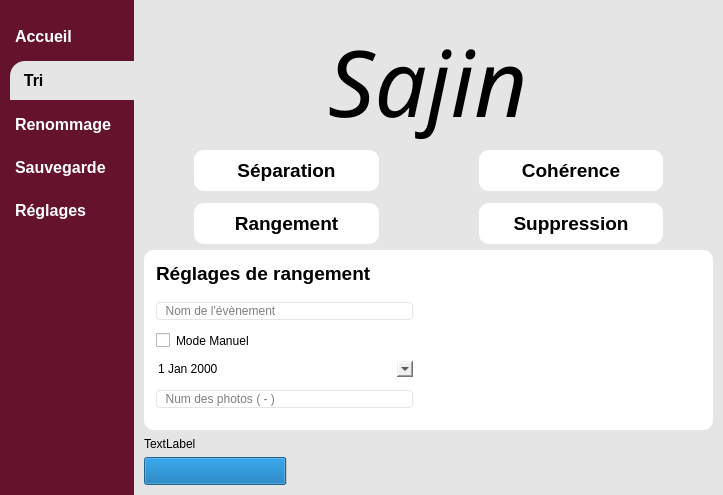
<?xml version="1.0" encoding="UTF-8"?>
<ui version="4.0">
 <class>SortingPage</class>
 <widget class="QMainWindow" name="SortingPage">
  <property name="geometry">
   <rect>
    <x>0</x>
    <y>0</y>
    <width>723</width>
    <height>495</height>
   </rect>
  </property>
  <property name="sizePolicy">
   <sizepolicy hsizetype="Preferred" vsizetype="Preferred">
    <horstretch>0</horstretch>
    <verstretch>0</verstretch>
   </sizepolicy>
  </property>
  <property name="windowTitle">
   <string>MainWindow</string>
  </property>
  <widget class="QWidget" name="widgetCentral">
   <property name="styleSheet">
    <string notr="true">*{
	color:#000;
	border:none;
}
QPushButton{
	padding: 9px 5px;
	text-align: left;
}
#menuGauche{
	background-color: #65132d;
}
#triBtn{
	background-color:#e5e5e5;
	padding: 10px 5px;
	text-align: left;
	border-top-left-radius: 15px;
}
#reglagesBtn, #renommageBtn, #sauvegardeBtn, #accueilBtn{
	color: #ffffff;
}
#partiePrincipale{
	background-color: #e5e5e5;
}
#separationBtn, #coherenceBtn, #rangementBtn, #suppressionBtn{
	background-color: white;
	color: black;
	border-radius: 10px;
	text-align: center;
}
#separationBtn:pressed, #coherenceBtn:pressed, #rangementBtn:pressed, #suppressionBtn:pressed{
	background-color: #5a0022;
	color: white;
	text-align: center;
}
#widgetReglages{
	background-color:#ffffff;
	border-radius:10px;
}
#saveBtn{
	border: 2px solid #e5e5e5;
	border-radius: 10px;
}
#saveBtn:pressed{
	background-color: #e5e5e5;
}
#progressBar{
	background-color: #e5e5e5;
}
#lineNomEvent, #lineNumPhotos{
	border: 1px solid #e5e5e5;
	border-radius: 4px;
}</string>
   </property>
   <layout class="QHBoxLayout" name="horizontalLayout">
    <property name="spacing">
     <number>0</number>
    </property>
    <property name="leftMargin">
     <number>0</number>
    </property>
    <property name="topMargin">
     <number>0</number>
    </property>
    <property name="rightMargin">
     <number>0</number>
    </property>
    <property name="bottomMargin">
     <number>0</number>
    </property>
    <item>
     <widget class="QWidget" name="menuGauche" native="true">
      <property name="sizePolicy">
       <sizepolicy hsizetype="Fixed" vsizetype="Preferred">
        <horstretch>0</horstretch>
        <verstretch>0</verstretch>
       </sizepolicy>
      </property>
      <property name="styleSheet">
       <string notr="true"/>
      </property>
      <layout class="QHBoxLayout" name="horizontalLayout_4">
       <property name="leftMargin">
        <number>10</number>
       </property>
       <property name="topMargin">
        <number>18</number>
       </property>
       <property name="rightMargin">
        <number>0</number>
       </property>
       <property name="bottomMargin">
        <number>0</number>
       </property>
       <item alignment="Qt::AlignTop">
        <widget class="QFrame" name="frameMenu">
         <property name="sizePolicy">
          <sizepolicy hsizetype="Preferred" vsizetype="Preferred">
           <horstretch>0</horstretch>
           <verstretch>0</verstretch>
          </sizepolicy>
         </property>
         <property name="frameShape">
          <enum>QFrame::StyledPanel</enum>
         </property>
         <property name="frameShadow">
          <enum>QFrame::Raised</enum>
         </property>
         <layout class="QVBoxLayout" name="verticalLayout_11">
          <property name="spacing">
           <number>-1</number>
          </property>
          <property name="leftMargin">
           <number>0</number>
          </property>
          <property name="topMargin">
           <number>0</number>
          </property>
          <property name="rightMargin">
           <number>0</number>
          </property>
          <property name="bottomMargin">
           <number>0</number>
          </property>
          <item>
           <widget class="QPushButton" name="accueilBtn">
            <property name="font">
             <font>
              <pointsize>12</pointsize>
              <weight>75</weight>
              <bold>true</bold>
             </font>
            </property>
            <property name="text">
             <string>Accueil</string>
            </property>
            <property name="iconSize">
             <size>
              <width>20</width>
              <height>20</height>
             </size>
            </property>
           </widget>
          </item>
          <item>
           <widget class="QPushButton" name="triBtn">
            <property name="font">
             <font>
              <pointsize>12</pointsize>
              <weight>75</weight>
              <bold>true</bold>
             </font>
            </property>
            <property name="text">
             <string>  Tri</string>
            </property>
           </widget>
          </item>
          <item>
           <widget class="QPushButton" name="renommageBtn">
            <property name="font">
             <font>
              <pointsize>12</pointsize>
              <weight>75</weight>
              <bold>true</bold>
             </font>
            </property>
            <property name="text">
             <string>Renommage    </string>
            </property>
           </widget>
          </item>
          <item>
           <widget class="QPushButton" name="sauvegardeBtn">
            <property name="font">
             <font>
              <pointsize>12</pointsize>
              <weight>75</weight>
              <bold>true</bold>
             </font>
            </property>
            <property name="text">
             <string>Sauvegarde</string>
            </property>
           </widget>
          </item>
          <item>
           <widget class="QPushButton" name="reglagesBtn">
            <property name="sizePolicy">
             <sizepolicy hsizetype="Minimum" vsizetype="Preferred">
              <horstretch>0</horstretch>
              <verstretch>0</verstretch>
             </sizepolicy>
            </property>
            <property name="font">
             <font>
              <pointsize>12</pointsize>
              <weight>75</weight>
              <bold>true</bold>
             </font>
            </property>
            <property name="text">
             <string>Réglages</string>
            </property>
           </widget>
          </item>
         </layout>
        </widget>
       </item>
      </layout>
     </widget>
    </item>
    <item>
     <widget class="QWidget" name="partiePrincipale" native="true">
      <layout class="QVBoxLayout" name="verticalLayout">
       <property name="leftMargin">
        <number>10</number>
       </property>
       <property name="topMargin">
        <number>0</number>
       </property>
       <property name="rightMargin">
        <number>10</number>
       </property>
       <property name="bottomMargin">
        <number>10</number>
       </property>
       <item>
        <widget class="QWidget" name="widgetEnTete" native="true">
         <layout class="QHBoxLayout" name="horizontalLayout_2">
          <property name="leftMargin">
           <number>0</number>
          </property>
          <property name="topMargin">
           <number>18</number>
          </property>
          <property name="rightMargin">
           <number>0</number>
          </property>
          <property name="bottomMargin">
           <number>0</number>
          </property>
          <item alignment="Qt::AlignHCenter">
           <widget class="QLabel" name="labelEnTete">
            <property name="sizePolicy">
             <sizepolicy hsizetype="Preferred" vsizetype="Preferred">
              <horstretch>0</horstretch>
              <verstretch>0</verstretch>
             </sizepolicy>
            </property>
            <property name="font">
             <font>
              <family>Savoye LET</family>
              <pointsize>69</pointsize>
              <weight>50</weight>
              <italic>true</italic>
              <bold>false</bold>
             </font>
            </property>
            <property name="text">
             <string>Sajin</string>
            </property>
            <property name="textFormat">
             <enum>Qt::AutoText</enum>
            </property>
            <property name="scaledContents">
             <bool>false</bool>
            </property>
           </widget>
          </item>
         </layout>
        </widget>
       </item>
       <item>
        <widget class="QFrame" name="btnFrame">
         <property name="frameShape">
          <enum>QFrame::StyledPanel</enum>
         </property>
         <property name="frameShadow">
          <enum>QFrame::Raised</enum>
         </property>
         <layout class="QGridLayout" name="gridLayout">
          <property name="leftMargin">
           <number>50</number>
          </property>
          <property name="topMargin">
           <number>0</number>
          </property>
          <property name="rightMargin">
           <number>50</number>
          </property>
          <property name="bottomMargin">
           <number>0</number>
          </property>
          <property name="horizontalSpacing">
           <number>100</number>
          </property>
          <property name="verticalSpacing">
           <number>12</number>
          </property>
          <item row="0" column="0">
           <widget class="QPushButton" name="separationBtn">
            <property name="sizePolicy">
             <sizepolicy hsizetype="Preferred" vsizetype="Preferred">
              <horstretch>0</horstretch>
              <verstretch>0</verstretch>
             </sizepolicy>
            </property>
            <property name="font">
             <font>
              <pointsize>14</pointsize>
              <weight>75</weight>
              <bold>true</bold>
             </font>
            </property>
            <property name="text">
             <string>Séparation</string>
            </property>
           </widget>
          </item>
          <item row="0" column="1">
           <widget class="QPushButton" name="coherenceBtn">
            <property name="sizePolicy">
             <sizepolicy hsizetype="Preferred" vsizetype="Preferred">
              <horstretch>0</horstretch>
              <verstretch>0</verstretch>
             </sizepolicy>
            </property>
            <property name="font">
             <font>
              <pointsize>14</pointsize>
              <weight>75</weight>
              <bold>true</bold>
             </font>
            </property>
            <property name="layoutDirection">
             <enum>Qt::LeftToRight</enum>
            </property>
            <property name="text">
             <string>Cohérence</string>
            </property>
           </widget>
          </item>
          <item row="1" column="0">
           <widget class="QPushButton" name="rangementBtn">
            <property name="sizePolicy">
             <sizepolicy hsizetype="Preferred" vsizetype="Preferred">
              <horstretch>0</horstretch>
              <verstretch>0</verstretch>
             </sizepolicy>
            </property>
            <property name="font">
             <font>
              <pointsize>14</pointsize>
              <weight>75</weight>
              <bold>true</bold>
             </font>
            </property>
            <property name="text">
             <string>Rangement</string>
            </property>
           </widget>
          </item>
          <item row="1" column="1">
           <widget class="QPushButton" name="suppressionBtn">
            <property name="sizePolicy">
             <sizepolicy hsizetype="Preferred" vsizetype="Preferred">
              <horstretch>0</horstretch>
              <verstretch>0</verstretch>
             </sizepolicy>
            </property>
            <property name="font">
             <font>
              <pointsize>14</pointsize>
              <weight>75</weight>
              <bold>true</bold>
             </font>
            </property>
            <property name="text">
             <string>Suppression</string>
            </property>
           </widget>
          </item>
         </layout>
        </widget>
       </item>
       <item>
        <widget class="QWidget" name="widgetPrincipal" native="true">
         <property name="sizePolicy">
          <sizepolicy hsizetype="Preferred" vsizetype="Expanding">
           <horstretch>0</horstretch>
           <verstretch>0</verstretch>
          </sizepolicy>
         </property>
         <layout class="QHBoxLayout" name="horizontalLayout_12">
          <property name="leftMargin">
           <number>0</number>
          </property>
          <property name="topMargin">
           <number>0</number>
          </property>
          <property name="rightMargin">
           <number>0</number>
          </property>
          <property name="bottomMargin">
           <number>0</number>
          </property>
          <item>
           <widget class="QWidget" name="widgetReglages" native="true">
            <property name="sizePolicy">
             <sizepolicy hsizetype="Preferred" vsizetype="Fixed">
              <horstretch>0</horstretch>
              <verstretch>0</verstretch>
             </sizepolicy>
            </property>
            <layout class="QGridLayout" name="gridLayout_2">
             <property name="leftMargin">
              <number>12</number>
             </property>
             <property name="topMargin">
              <number>12</number>
             </property>
             <property name="rightMargin">
              <number>0</number>
             </property>
             <property name="bottomMargin">
              <number>10</number>
             </property>
             <property name="verticalSpacing">
              <number>17</number>
             </property>
             <item row="1" column="0">
              <widget class="QFrame" name="frameReglagesGauche">
               <property name="sizePolicy">
                <sizepolicy hsizetype="Preferred" vsizetype="Preferred">
                 <horstretch>0</horstretch>
                 <verstretch>0</verstretch>
                </sizepolicy>
               </property>
               <property name="frameShape">
                <enum>QFrame::StyledPanel</enum>
               </property>
               <property name="frameShadow">
                <enum>QFrame::Raised</enum>
               </property>
               <layout class="QVBoxLayout" name="verticalLayout_5">
                <property name="spacing">
                 <number>13</number>
                </property>
                <property name="leftMargin">
                 <number>0</number>
                </property>
                <property name="topMargin">
                 <number>0</number>
                </property>
                <property name="rightMargin">
                 <number>300</number>
                </property>
                <property name="bottomMargin">
                 <number>12</number>
                </property>
                <item>
                 <widget class="QLineEdit" name="lineNomEvent">
                  <property name="sizePolicy">
                   <sizepolicy hsizetype="Preferred" vsizetype="Fixed">
                    <horstretch>0</horstretch>
                    <verstretch>0</verstretch>
                   </sizepolicy>
                  </property>
                  <property name="inputMask">
                   <string/>
                  </property>
                  <property name="text">
                   <string/>
                  </property>
                  <property name="frame">
                   <bool>true</bool>
                  </property>
                  <property name="placeholderText">
                   <string>  Nom de l'évènement</string>
                  </property>
                 </widget>
                </item>
                <item>
                 <widget class="QCheckBox" name="checkBox">
                  <property name="text">
                   <string>Mode Manuel</string>
                  </property>
                 </widget>
                </item>
                <item>
                 <widget class="QDateEdit" name="dateEdit">
                  <property name="calendarPopup">
                   <bool>true</bool>
                  </property>
                 </widget>
                </item>
                <item>
                 <widget class="QLineEdit" name="lineNumPhotos">
                  <property name="enabled">
                   <bool>true</bool>
                  </property>
                  <property name="placeholderText">
                   <string>  Num des photos ( - )</string>
                  </property>
                 </widget>
                </item>
               </layout>
              </widget>
             </item>
             <item row="0" column="0" alignment="Qt::AlignTop">
              <widget class="QLabel" name="labelReglages">
               <property name="sizePolicy">
                <sizepolicy hsizetype="Preferred" vsizetype="Fixed">
                 <horstretch>0</horstretch>
                 <verstretch>0</verstretch>
                </sizepolicy>
               </property>
               <property name="font">
                <font>
                 <pointsize>14</pointsize>
                 <weight>75</weight>
                 <bold>true</bold>
                </font>
               </property>
               <property name="text">
                <string>Réglages de rangement</string>
               </property>
              </widget>
             </item>
            </layout>
           </widget>
          </item>
         </layout>
        </widget>
       </item>
       <item>
        <widget class="QLabel" name="Statelabel">
         <property name="text">
          <string>TextLabel</string>
         </property>
        </widget>
       </item>
       <item>
        <widget class="QProgressBar" name="progressBar">
         <property name="font">
          <font>
           <pointsize>13</pointsize>
           <kerning>true</kerning>
          </font>
         </property>
         <property name="value">
          <number>25</number>
         </property>
         <property name="textVisible">
          <bool>false</bool>
         </property>
         <property name="invertedAppearance">
          <bool>false</bool>
         </property>
        </widget>
       </item>
      </layout>
     </widget>
    </item>
   </layout>
  </widget>
 </widget>
 <resources/>
 <connections/>
</ui>
